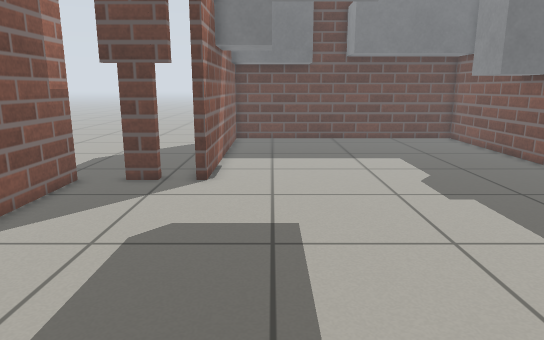
[1] (above)

20 first-person views from a walk through a robot-simulator world made for Gazebo. The camera is 0.84 m above the floor, tilts 12° down and sees 70° across. The floor is counted in squares, 0.25 m on a side. Each view is taken from the middle of a square. On the plan, view 1 faces up. The plan holds only what a view shows up to about 20 squares ahead; the rest is blank.

[2]
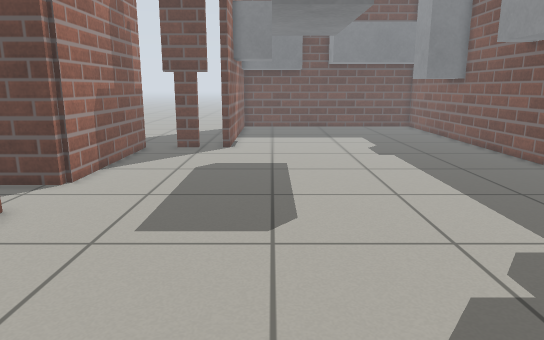

[3]
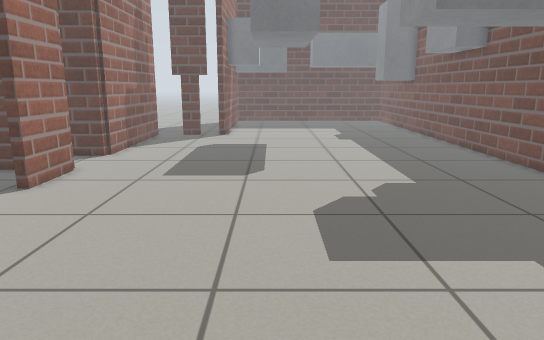

[4]
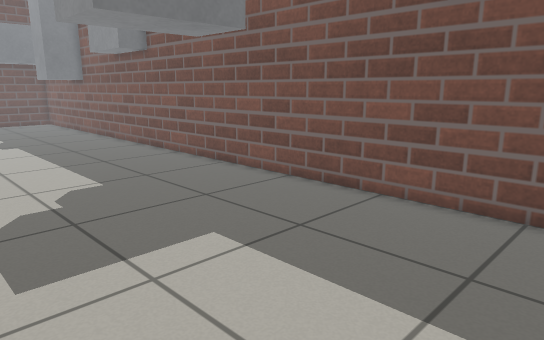

[5]
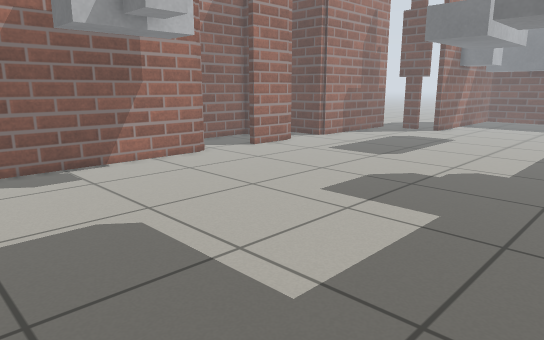

[6]
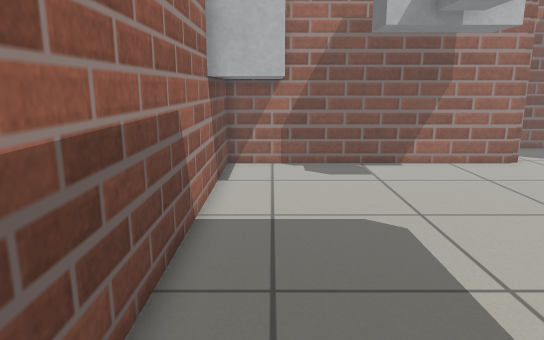

[7]
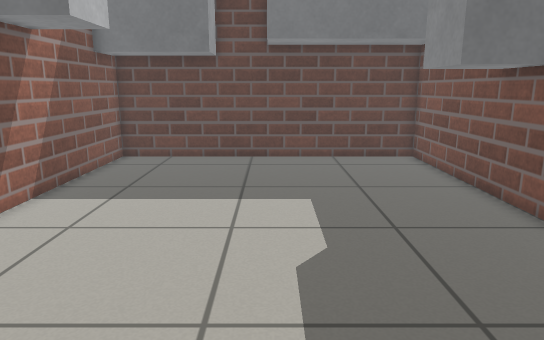

[8]
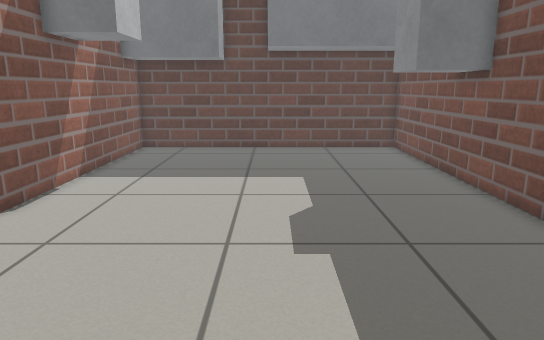

[9]
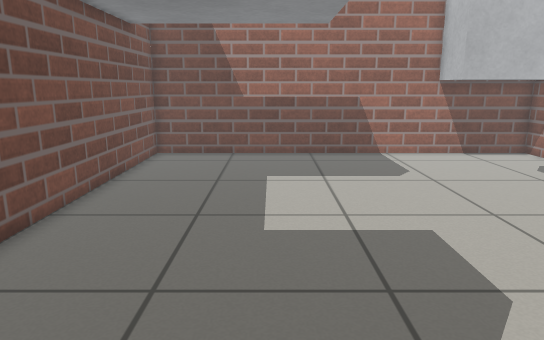

[10]
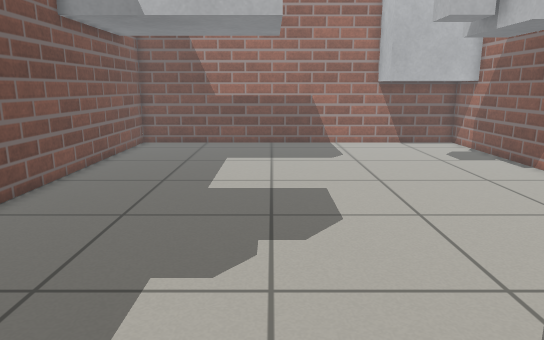

[11]
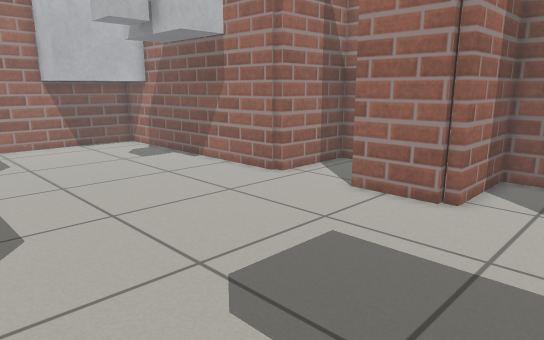

[12]
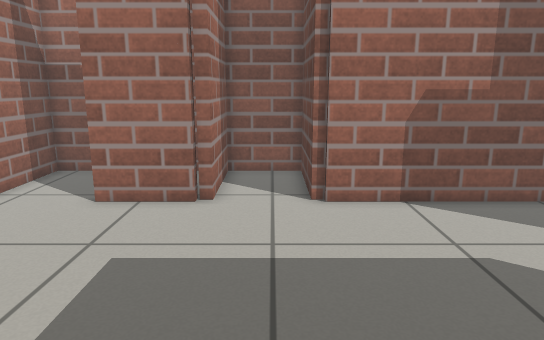

[13]
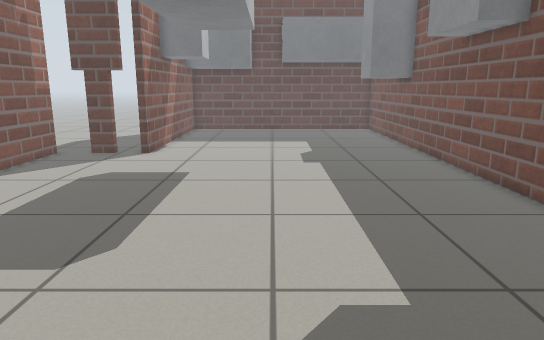

[14]
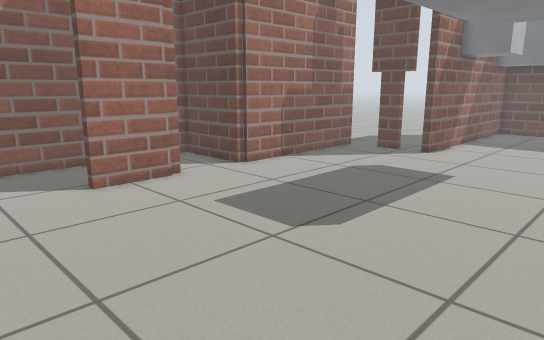

[15]
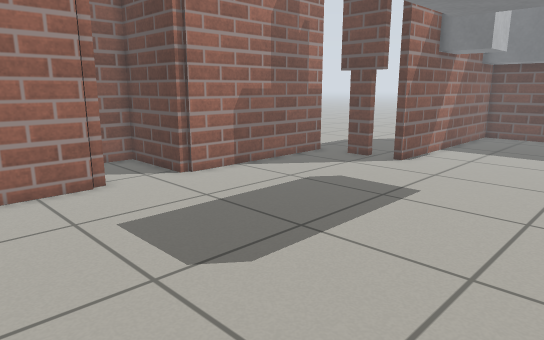

[16]
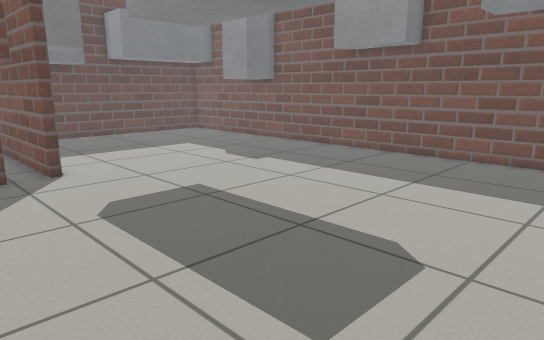

[17]
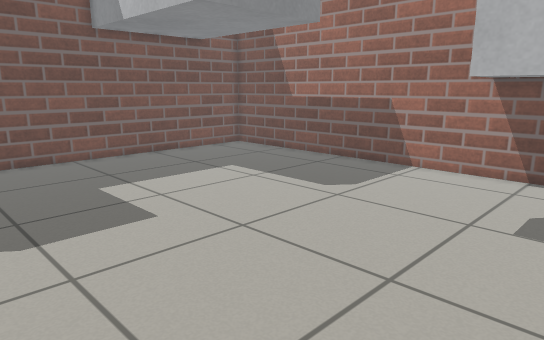

[18]
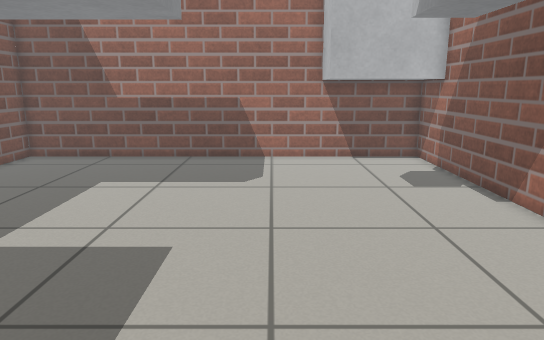

[19]
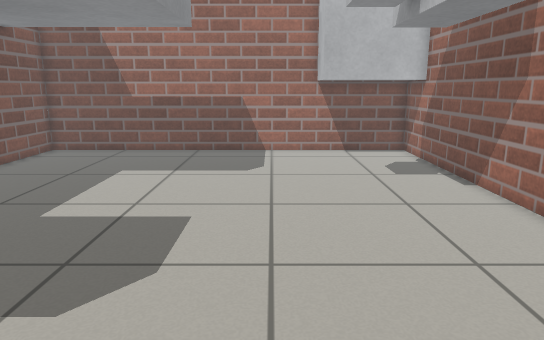

[20]
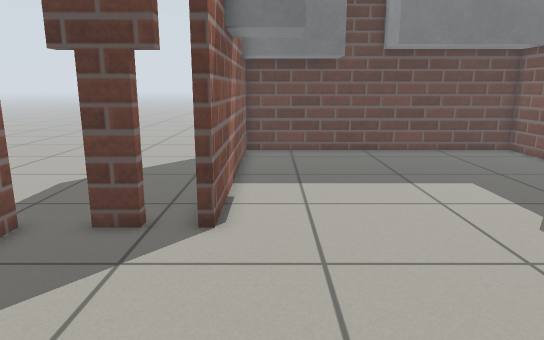

### Floor plan
Key: @ floor where view 1 was taken; # wall or solid block; . floor; B grey box.
Columns run from 12 left of view 1 to 12 right of it. Each row starts with its distance up from view 1.
 26           ###############
 25           BBBBB..B......#
 24           BBBBB..BBBBBBB#
 23           #.............#
 22          ##.............#
 21          ##.............#
 20          #BBB...........#
 19          ##.B.........BB#
 18          ##.B.........BB#
 17           #BB.........BB#
 16           #.............#
 15          ##.............#
 14      ######.............#
 13      #......BBBB........#
 12      #......B..B........#
 11      #......B..B.......B#
 10      #......B..B......B.#
  9      #......B..B......B.#
  8      #......B..B......B.#
  7      #......B..B......BB#
  6     ##......B..B........#
  5 #####.......BBBB........#
  4 #.......................#
  3 #...................BB..#
  2 ######..............BB..#
  1 #... #............BBBBBB#
  0 #... #......@.....B....B#
 -1 #...##............B....B#
 -2 #.................BBBBBB#
 -3 #.......................#
 -4 #.......................#
 -5 ######..................#
 -6      #..................#
 -7      #BB................#
 -8      #B.B...............#
 -9      #B.BBB.....BBBBBBBB#
-10      #B.BBB.....B.......#
-11      #B.B.......B.......#
-12      #BBB.......B.......#
-13      #..........B.......#
-14      #..........B.......#
-15      #..........BBBBBBBB#
-16      BBBBBB.............#
-17      BBBBBB.............#
-18      ####################

Where each view was taken, in squares from view 1:
view 1: 0 up, 0 right, facing up
view 2: 8 down, 0 right, facing up
view 3: 14 down, 1 right, facing up
view 4: 14 down, 1 right, facing up-right
view 5: 17 down, 10 right, facing up-left
view 6: 16 down, 10 right, facing left
view 7: 7 up, 5 right, facing up
view 8: 4 up, 5 right, facing up
view 9: 2 up, 6 right, facing down
view 10: 6 up, 4 right, facing down
view 11: 6 up, 4 right, facing down-left
view 12: 4 up, 4 right, facing left
view 13: 6 down, 4 right, facing up
view 14: 6 down, 6 right, facing up-left
view 15: 3 down, 6 right, facing up-left
view 16: 2 down, 7 left, facing up-right
view 17: 2 down, 7 left, facing down-right
view 18: 1 up, 0 right, facing down
view 19: 3 up, 0 right, facing down
view 20: 5 up, 1 left, facing up
